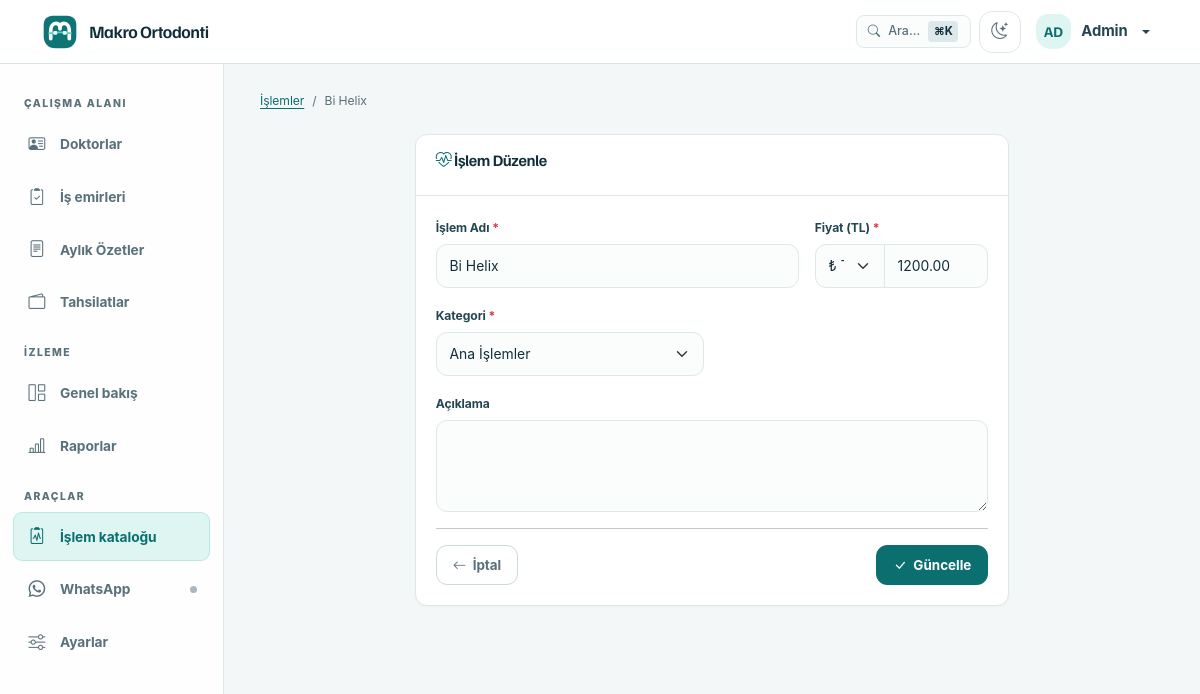
Screenshot of /treatments/11/edit (signed in) with the database file from the repository.
### app/models/models.py (models this page shows, shortened)
class User(UserMixin, Base, TimestampMixin):
    __tablename__ = "users"
    id: Mapped[int] = mapped_column(Integer, primary_key=True, autoincrement=True)
    username: Mapped[str] = mapped_column(String(50), nullable=False, unique=True, index=True)
    password_hash: Mapped[str] = mapped_column(String(256), nullable=False)
    full_name: Mapped[str] = mapped_column(String(150), nullable=False)
    role: Mapped[str] = mapped_column(String(20), nullable=False, default="staff", index=True)
    is_active: Mapped[bool] = mapped_column(Boolean, default=True, nullable=False)
    last_login: Mapped[datetime | None] = mapped_column(DateTime, nullable=True)
    api_token_hash: Mapped[str | None] = mapped_column(String(64), nullable=True, unique=True, index=True)
    ROLE_ADMIN = "admin"
    ROLE_STAFF = "staff"
    VALID_ROLES = [ROLE_ADMIN, ROLE_STAFF]

class Treatment(Base, TimestampMixin):
    __tablename__ = "treatments"
    id: Mapped[int] = mapped_column(Integer, primary_key=True, autoincrement=True)
    name: Mapped[str] = mapped_column(String(200), nullable=False)
    description: Mapped[str | None] = mapped_column(Text, nullable=True)
    category: Mapped[str] = mapped_column(
        String(50), nullable=False, default=TreatmentCategory.ANA_ISLEMLER
    )
    price_eur: Mapped[Decimal] = mapped_column(Numeric(12, 2), nullable=False)
    currency: Mapped[str] = mapped_column(String(3), nullable=False, default="TL")
    is_active: Mapped[bool] = mapped_column(Boolean, default=True, nullable=False, index=True)
    @property
    def base_price(self) -> Decimal:
        """Catalog base price (stored in price_eur column)."""
        return self.price_eur
    patient_treatments: Mapped[list["PatientTreatment"]] = relationship(
        back_populates="treatment", lazy="selectin"
    )
    invoice_items: Mapped[list["InvoiceItem"]] = relationship(
        back_populates="treatment", lazy="selectin"
    )
    __table_args__ = (
        UniqueConstraint("name", name="uq_treatment_name"),
    )

### app/routes/treatments.py (the view, shortened to what this page needs)
@treatments_bp.route("/<int:treatment_id>/edit", methods=["GET", "POST"])
@login_required
@permissions_required("clinical.edit")
def edit_treatment(treatment_id):
    treatment = db.get_or_404(Treatment, treatment_id)
    category_labels = {
        "ana_islemler": "Ana İşlemler",
        "ekstra_islemler": "Ekstra İşlemler",
    }
    return render_template("treatments/form.html", treatment=treatment, category_labels=category_labels)

### app/__init__.py (called while the page is built, shortened)
def _get_cached_setting(key: str, default: str = "") -> str:
    now = time.monotonic()
    cached = _settings_cache.get(key)
    if cached and (now - cached[0]) < _SETTINGS_CACHE_TTL:
        return cached[1]

### app/authz.py (called while the page is built)
def has_permission(user, permission: str) -> bool:
    permissions = ROLE_PERMISSIONS.get(getattr(user, "role", None), frozenset())
    return "*" in permissions or permission in permissions

def permissions_required(*permissions: str):
    def decorator(view_func):
        @wraps(view_func)
        def wrapped(*args, **kwargs):
            if not current_user.is_authenticated:
                return redirect(url_for("auth.login"))
            if not all(has_permission(current_user, permission) for permission in permissions):
                flash("Bu işlem için yetkiniz bulunmuyor.", "danger")
                return redirect(url_for("dashboard.index"))
            return view_func(*args, **kwargs)
        return wrapped
    return decorator

### app/services/exchange_service.py (called while the page is built, shortened)
def get_rate_health(max_age_days: int = 2) -> dict:
    latest = db.session.execute(
        db.select(ExchangeRate)
        .order_by(ExchangeRate.rate_date.desc())
        .limit(1)
    ).scalar_one_or_none()
    age_days = (date.today() - latest.rate_date).days
    return {
        "exists": True,
        "is_stale": age_days > max_age_days,
        "age_days": age_days,
        "last_date": latest.rate_date,
        "last_rate": Decimal(str(latest.eur_to_try)),
    }

def ensure_daily_rate(max_age_days: int = 2) -> dict:
    global _last_auto_check_date
    today = date.today()
    if _last_auto_check_date == today:
        return get_rate_health(max_age_days=max_age_days)

### app/services/whatsapp_service.py (called while the page is built)
    @classmethod
    def quick_state(cls) -> str:
        with cls._state_lock:
            if cls._connected:
                return "connected"
            if cls._thread is not None and cls._thread.is_alive():
                return "connecting"
            return "disconnected"

### app/user_loader.py (called while the page is built)
@login_manager.user_loader
def load_user(user_id: str) -> User | None:
    return db.session.get(User, int(user_id))

### app/templates/treatments/form.html (shortened to what this page needs)
{% extends "base.html" %}
{% block content %}
<div class="mb-4">
    <nav aria-label="breadcrumb">
        <ol class="breadcrumb">
            <li class="breadcrumb-item"><a href="{{ url_for('treatments.list_treatments') }}">İşlemler</a></li>
            <li class="breadcrumb-item active">{% if treatment %}{{ treatment.name }}{% else %}Yeni İşlem{% endif %}</li>
        </ol>
    </nav>
</div>
<div class="row justify-content-center">
    <div class="col-md-8">
        <div class="card border-0 shadow-sm">
            <div class="card-header bg-white">
                <h5 class="mb-0">
                    <i class="bi bi-heart-pulse"></i>
                    {% if treatment %}İşlem Düzenle{% else %}Yeni İşlem Ekle{% endif %}
                </h5>
            </div>
            <div class="card-body">
                <form method="POST" action="{{ url_for('treatments.edit_treatment', treatment_id=treatment.id) if treatment else url_for('treatments.add_treatment') }}">
                    <div class="row g-3">
                        <div class="col-md-8">
                            <label for="name" class="form-label">İşlem Adı <span class="text-danger">*</span></label>
                            <input type="text" class="form-control" id="name" name="name" value="{{ treatment.name|default('', true) }}" maxlength="200" required>
                        </div>
                        <div class="col-md-4">
                            <label for="price_eur" class="form-label">Fiyat <span class="text-danger">*</span></label>
                            <div class="input-group">
                                <select class="form-select form-select-sm" id="currency" name="currency" style="max-width:70px" onchange="updatePriceLabel()">
                                    <option value="TL" {% if treatment and treatment.currency == 'TL' %}selected{% endif %}>₺ TL</option>
                                </select>
                                <input type="number" min="0" step="0.01" class="form-control" id="price_eur" name="price_eur" value="{{ treatment.price_eur|default('', true) }}" required>
                            </div>
                        </div>
                        <div class="col-md-6">
                            <label for="category" class="form-label">Kategori <span class="text-danger">*</span></label>
                            <select class="form-select" id="category" name="category" required>
                                {% for cat, label in category_labels.items() %}
                                <option value="{{ cat }}" {% if treatment and treatment.category == cat %}selected{% endif %}>{{ label }}</option>
                                {% endfor %}
                            </select>
                        </div>
                        <div class="col-12">
                            <label for="description" class="form-label">Açıklama</label>
                            <textarea class="form-control" id="description" name="description" rows="3" maxlength="2000">{{ treatment.description|default('', true) }}</textarea>
                        </div>
                    </div>
                    <hr>
                    <div class="d-flex justify-content-between">
                        <a href="{{ url_for('treatments.list_treatments') }}" class="btn btn-outline-secondary">
                            <i class="bi bi-arrow-left"></i> İptal
                        </a>
                        <button type="submit" class="btn btn-primary">
                            <i class="bi bi-check-lg"></i> {% if treatment %}Güncelle{% else %}Kaydet{% endif %}
                        </button>
                    </div>
                </form>
            </div>
        </div>
    </div>
</div>
{% endblock %}

### app/templates/components/navbar.html (shortened to what this page needs)
<nav class="navbar fixed-top" aria-label="Üst menü">
    <div class="container-fluid">
        <a class="navbar-brand d-flex align-items-center" href="{{ url_for('dashboard.index') }}" aria-label="{{ clinic_name }} ana sayfa">
            <span class="brand-mark" aria-hidden="true"></span>
            <span class="brand-copy"><span>{{ clinic_name }}</span></span>
        </a>
        <ul class="navbar-nav ms-auto flex-row align-items-center gap-2">
                {% if current_user.is_authenticated %}
                <li class="nav-item">
                    <button class="cmd-k-trigger" type="button" data-bs-toggle="modal" data-bs-target="#commandPaletteModal" title="Hızlı Arama (Cmd+K)">
                        <i class="bi bi-search"></i>
                        <span class="d-none d-sm-inline">Ara...</span>
                        <span class="cmd-k-badge">⌘K</span>
                    </button>
                </li>
                <li class="nav-item">
                    <button class="theme-toggle" type="button" aria-label="Tema değiştir" title="Açık/Koyu tema">
                        <i class="bi bi-moon-stars" aria-hidden="true"></i>
                    </button>
                </li>
                <li class="nav-item dropdown">
                    <a class="nav-link dropdown-toggle user-menu" href="#" data-bs-toggle="dropdown" aria-expanded="false" aria-label="{{ current_user.full_name }} kullanıcı menüsü">
                        <span class="user-avatar" aria-hidden="true">{{ current_user.full_name[:2]|upper }}</span>
                        <span class="user-name">{{ current_user.full_name }}</span>
                    </a>
                </li>
                {% endif %}
        </ul>
    </div>
</nav>

### rows the page displays
User: full_name "AD", full_name "Admin"
Treatment: name "Bi Helix", currency "₺ TL", price_eur "1200.00", category "Ana İşlemler"

### other values shown
{{ clinic_name }} "Makro Ortodonti"
